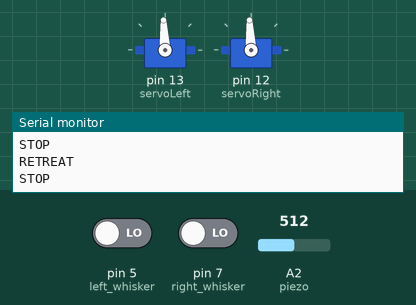
Recording of a sketch running on a simulated Arduino Uno, built with avr-gcc and run on an emulated ATmega328P. Shown: 2 × servo, the last lines printed to the serial monitor. The inputs (shaded band) are chosen by the test bench; at power-on: pin 5 (left_whisker) LOW, pin 7 (right_whisker) LOW, A2 (piezo) = 512.

Above: at 10.3 s.
10.4 s: pin 5 (left_whisker) driven HIGH and pin 7 (right_whisker) driven HIGH
24.4 s: pin 7 (right_whisker) driven LOW
37.0 s: A2 (piezo) set to 0
At 41.7 s:
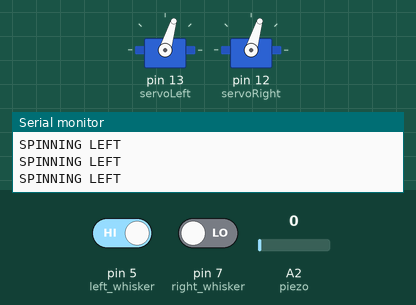
46.5 s: pin 5 (left_whisker) driven LOW
At 47.6 s:
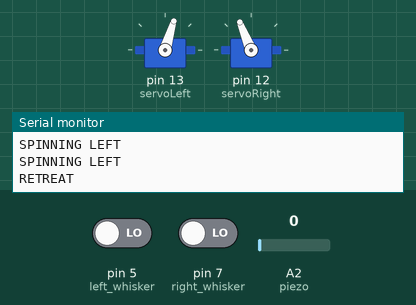
60.5 s: pin 5 (left_whisker) driven HIGH
At 64.4 s:
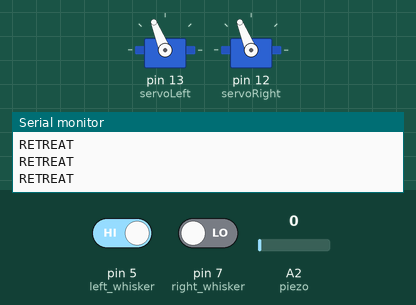
70.0 s: pin 7 (right_whisker) driven HIGH
At 70.5 s:
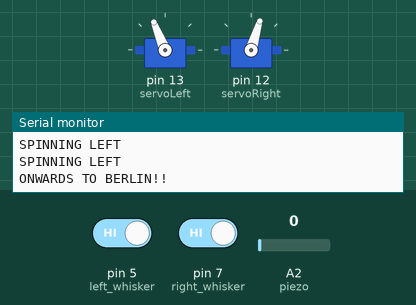
Timing chart, 0 to 73.0 s (numbered marks = the images above; inputs shaded):
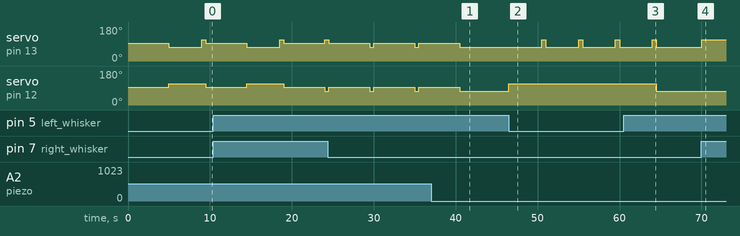

Measured:
- after the input at 37.0 s, servo on pin 13 (servoLeft), servo on pin 12 (servoRight): goes on until 40.5 s, then stays 73°
- after the input at 46.5 s, servo on pin 13 (servoLeft): alternates 112° for 0.50 s and 73° for 4.0 s, starting after 4.0 s; servo on pin 12 (servoRight): 73° → 112° at once
- after the input at 60.5 s, servo on pin 13 (servoLeft): goes on until 64.5 s, then stays 73°; servo on pin 12 (servoRight): 112° → 73° after 4.0 s
- after the input at 70.0 s, servo on pin 13 (servoLeft): 73° → 112° at once

The sketch:

kitty.ino
```cpp
#include <Servo.h>                           // Include servo library

int left_whisker = 5;
int right_whisker = 7;

int piezo = A2;

int sensor_reading = 0;
int threshold = 5;

Servo servoRight;
Servo servoLeft;


void forwards(int delayy){
  servoLeft.writeMicroseconds(1700);
  servoRight.writeMicroseconds(1300);
  delay(delayy);
}

void backwards(int delayy){
  servoLeft.writeMicroseconds(1300);
  servoRight.writeMicroseconds(1700);
  delay(delayy);
}

void spin_left(int delayy){
  servoLeft.writeMicroseconds(1300);
  servoRight.writeMicroseconds(1300);
  delay(delayy);
}

void spin_right(int delayy){
  servoLeft.writeMicroseconds(1700);
  servoRight.writeMicroseconds(1700);
  delay(delayy);
}

void moveKitty() {
  // Your Code Here
}

void stopKitty(int delayy) {
  // Your Code Here
  servoLeft.writeMicroseconds(1500);
  servoRight.writeMicroseconds(1500);
  delay(delayy);
}

void setup() {
  servoLeft.attach(13);
  servoRight.attach(12);

  pinMode(left_whisker , INPUT);
  pinMode(right_whisker, INPUT);
  pinMode(piezo , INPUT);

  Serial.begin(9600);          //use the serial port
  Serial.println("setup completed!");

}

void loop(){
  // put your main code here, to run repeatedly:
  sensor_reading = analogRead(piezo);

  int left_whisker_value = digitalRead(left_whisker);
  int right_whisker_value = digitalRead(right_whisker);

  if (sensor_reading >= threshold){
    Serial.println("STOP");
    stopKitty(5000);
  }

  if (left_whisker_value == 1 && right_whisker_value == 1){
    Serial.println("ONWARDS TO BERLIN!!");
    forwards(500);
  }

  if (left_whisker_value == 0 && right_whisker_value == 0) {
    Serial.println("RETREAT");
    backwards(4000);
    spin_right(500);
  }

  if (left_whisker_value == 0 && right_whisker_value == 1){
    Serial.println("SPINNING RIGHT");
    spin_right(500);
  }
  if (left_whisker_value == 1 && right_whisker_value == 0){
    Serial.println("SPINNING LEFT");
    spin_left(500);
  }
}
```
